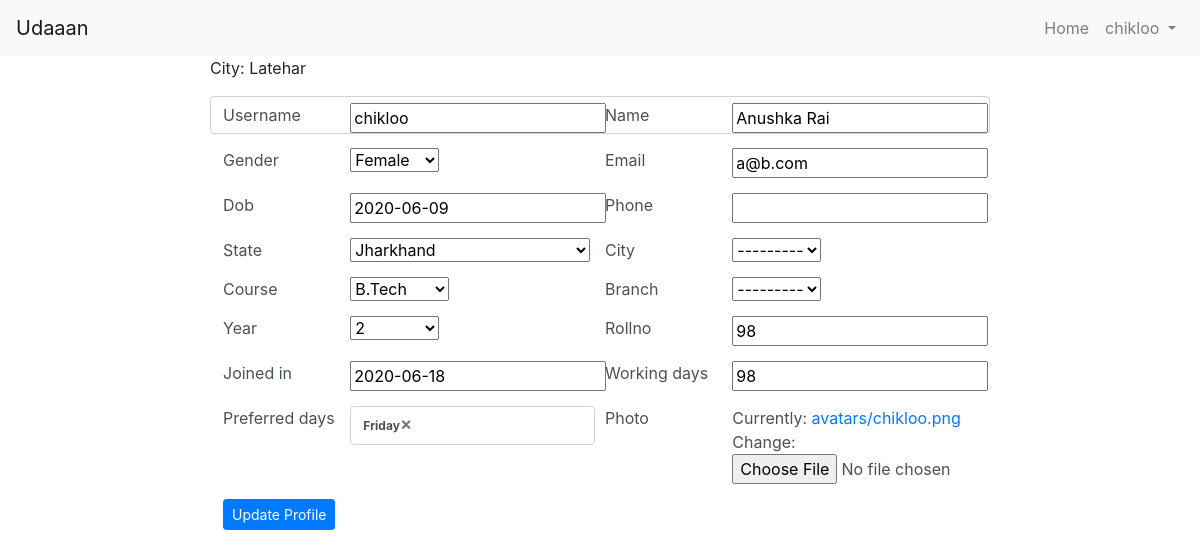
Page /memberupdate/chikloo (signed in) on the earlier database version.
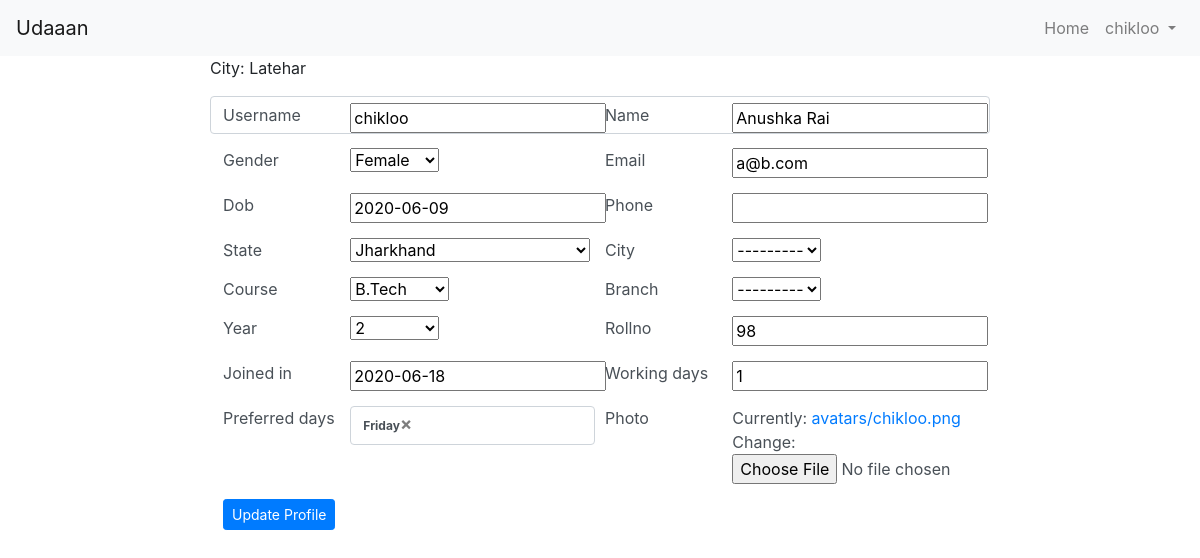
Same page on the later database version.
### members/models.py (models this page shows, shortened)
class GLAMember(models.Model):
  gender_choices = (
    ('Male','Male'),
    ('Female','Female'),
    ('Other','Other')
  )
  user = models.OneToOneField(User, on_delete=models.CASCADE,null=True)
  username  = models.CharField(max_length=50,null=True)
  name      = models.CharField(max_length=50,null=True)
  gender    = models.CharField(max_length=8,choices=gender_choices,null=True)
  dob       = models.DateField(null=True,auto_now=False, auto_now_add=False)
  email     = models.EmailField(max_length=50,null=True)
  phone_regex = RegexValidator(regex=r'^\+?1?\d{9,10}$',
            message="Phone number must be entered in the format: +91xxxxxxxxxx")
  phone = models.CharField(validators=[phone_regex], max_length=10, blank=True) # validators should be a list
  state = models.ForeignKey(State,null=True, on_delete=models.CASCADE)
  city = models.ForeignKey(City,null=True, on_delete=models.CASCADE)
  course = models.ForeignKey(Course,null=True, on_delete=models.CASCADE)
  branch  = models.ForeignKey(Branch,null=True, on_delete=models.CASCADE)
  year = models.IntegerField(null=True,choices=((1,1),(2,2),(3,3),(4,4)))
  rollno = models.IntegerField(null=True)
  joined_in = models.DateField(blank=True,null=True,auto_now=False, auto_now_add=False)
  working_days = models.IntegerField(default=0,null=True,blank=True)
  preferred_days = models.ManyToManyField(Day)
  photo = models.ImageField(upload_to=store_file_name,null=True)
  def get_absolute_url(self):
      return reverse('memberdetails', kwargs={'slug': self.username})
  class Meta:
    verbose_name = 'GLA Member'
    verbose_name_plural = 'GLA Members'

### members/views.py (the view)
# urls.py: path('memberupdate/<slug:slug>',MemberUpdateView.as_view(),name='memberupdate'),
class MemberUpdateView(LoginRequiredMixin,UpdateView):
  login_url = reverse_lazy('login')
  model = GLAMember
  fields = ['username','name','gender','dob','email','phone','state','city','course','branch','year','rollno','joined_in',
              'working_days','preferred_days','photo']
  slug_field = 'username'
  template_name = 'membercreate.htm'
  def get(self,request,*args,**kwargs):
    print('in GET of UpdateView')
    if not GLAMember.objects.filter(user=request.user).exists():
      return redirect('membercreate')
    if not str(kwargs.get('slug')) == str(request.user):
      return HttpResponse('You are NOT authorised to edit other members details')
    return super(MemberUpdateView,self).get(request,*args,**kwargs)
  def get_form(self,*args,**kwargs):
    form =  super().get_form(*args,**kwargs)
    print('in get_form')
    print(len(str(form)))
    form.fields['city'].queryset = City.objects.none()
    form.fields['branch'].queryset = Branch.objects.none()
    print(len(str(form)))
    return form

### members/models.py (called while the page is built)
  def __str__(self):
    return self.state

  def __str__(self):
    return self.city

  def __str__(self):
      return self.course

  def __str__(self):
      return self.branch

  def __str__(self):
    return self.day

### members/templates/membercreate.htm (shortened to what this page needs)
{% extends 'base.htm' %}
{% block content %}
<div class="row no-gutters" style="background: none;">
    <div class="col-md-8 offset-md-2 col-sm-12" style="background: none;">
      <p>City: {{ request.user.glamember.city }}</p>
      <form method="POST" enctype="multipart/form-data" data-branches-url="{% url 'ajax_load_branches' %}" class="form form-control">{% csrf_token %}
        <div class="form-row" style="background: none;">
          <div class="col-2">{{ form.username.label }}</div>
          <div class="col-4">{{ form.username }}</div>
          <div class="col-2">{{ form.name.label }}</div>
          <div class="col-4">{{ form.name }}</div>
        </div>
        <div class="form-row">
          <div class="col-2">{{ form.gender.label }}</div>
          <div class="col-4">{{ form.gender }}</div>
          <div class="col-2">{{ form.email.label }}</div>
          <div class="col-4">{{ form.email }}</div>
        </div>
        <div class="form-row">
          <div class="col-2">{{ form.dob.label }}</div>
          <div class="col-4">{{ form.dob }}</div>
          <div class="col-2">{{ form.phone.label }}</div>
          <div class="col-4">{{ form.phone }}</div>
        </div>
        <div class="form-row">
          <div class="col-2">{{ form.state.label }}</div>
          <div class="col-4">{{ form.state }}</div>
          <div class="col-2">{{ form.city.label }}</div>
          <div class="col-4">{{ form.city }}</div>
        </div>
        <div class="form-row">
          <div class="col-2">{{ form.course.label }}</div>
          <div class="col-4">{{ form.course }}</div>
          <div class="col-2">{{ form.branch.label }}</div>
          <div class="col-4">{{ form.branch }}</div>
        </div>
        <div class="form-row">
          <div class="col-2">{{ form.year.label }}</div>
          <div class="col-4">{{ form.year }}</div>
          <div class="col-2">{{ form.rollno.label }}</div>
          <div class="col-4">{{ form.rollno }}</div>
        </div>
        <div class="form-row">
          <div class="col-2">{{ form.joined_in.label }}</div>
          <div class="col-4">{{ form.joined_in }}</div>
          <div class="col-2">{{ form.working_days.label }}</div>
          <div class="col-4">{{ form.working_days }}</div>
        </div>
        <div class="form-row">
          <div class="col-2">{{ form.preferred_days.label }}</div>
          <div class="col-4">{{ form.preferred_days }}</div>
          <div class="col-2">{{ form.photo.label }}</div>
          <div class="col-4">{{ form.photo }}</div>
        </div>
        {% if request.path == '/membercreate' %}
          <button type="submit" class="btn btn-sm btn-success">Create Profile</button>
        {% else %}
          <button type="submit" class="btn btn-sm btn-primary">Update Profile</button>
        {% endif %}
    </form>
   </div>
</div>
{% endblock %}

Differences in the rows shown:
changed GLAMember "chikloo": working_days "98" → "1"
